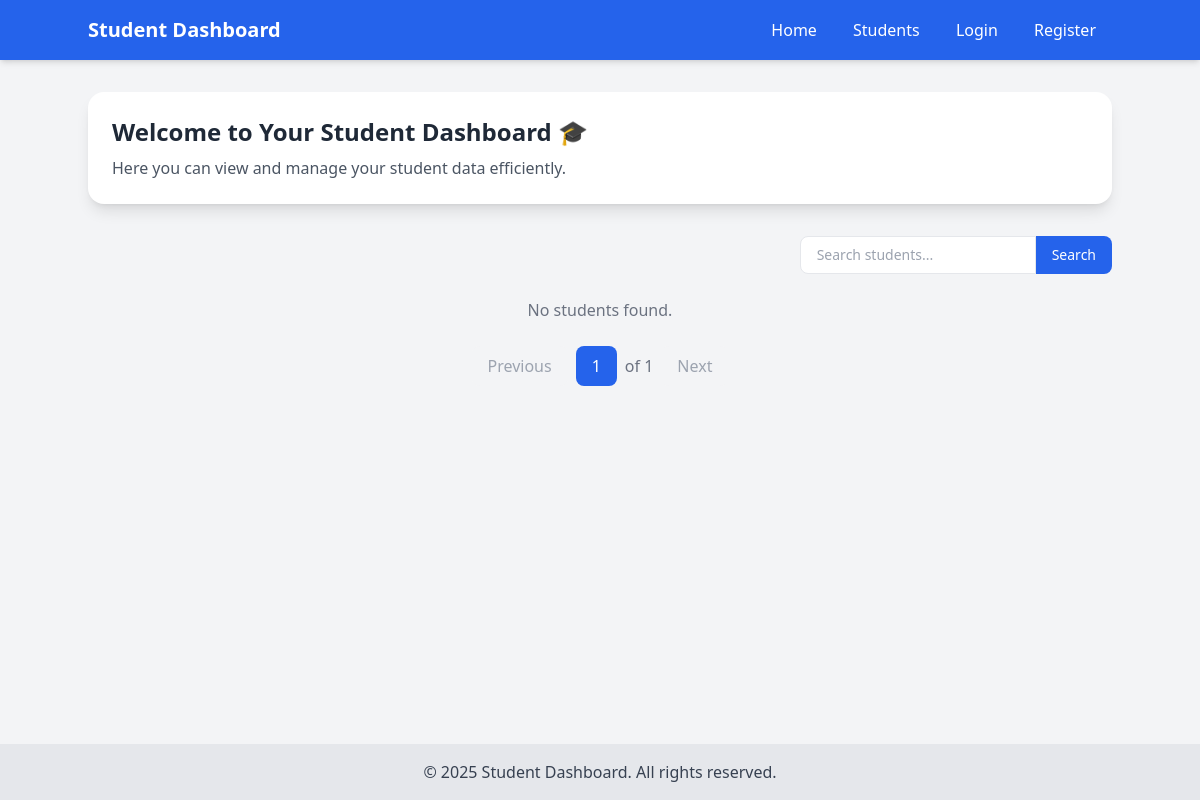
The app's page /students, older data.
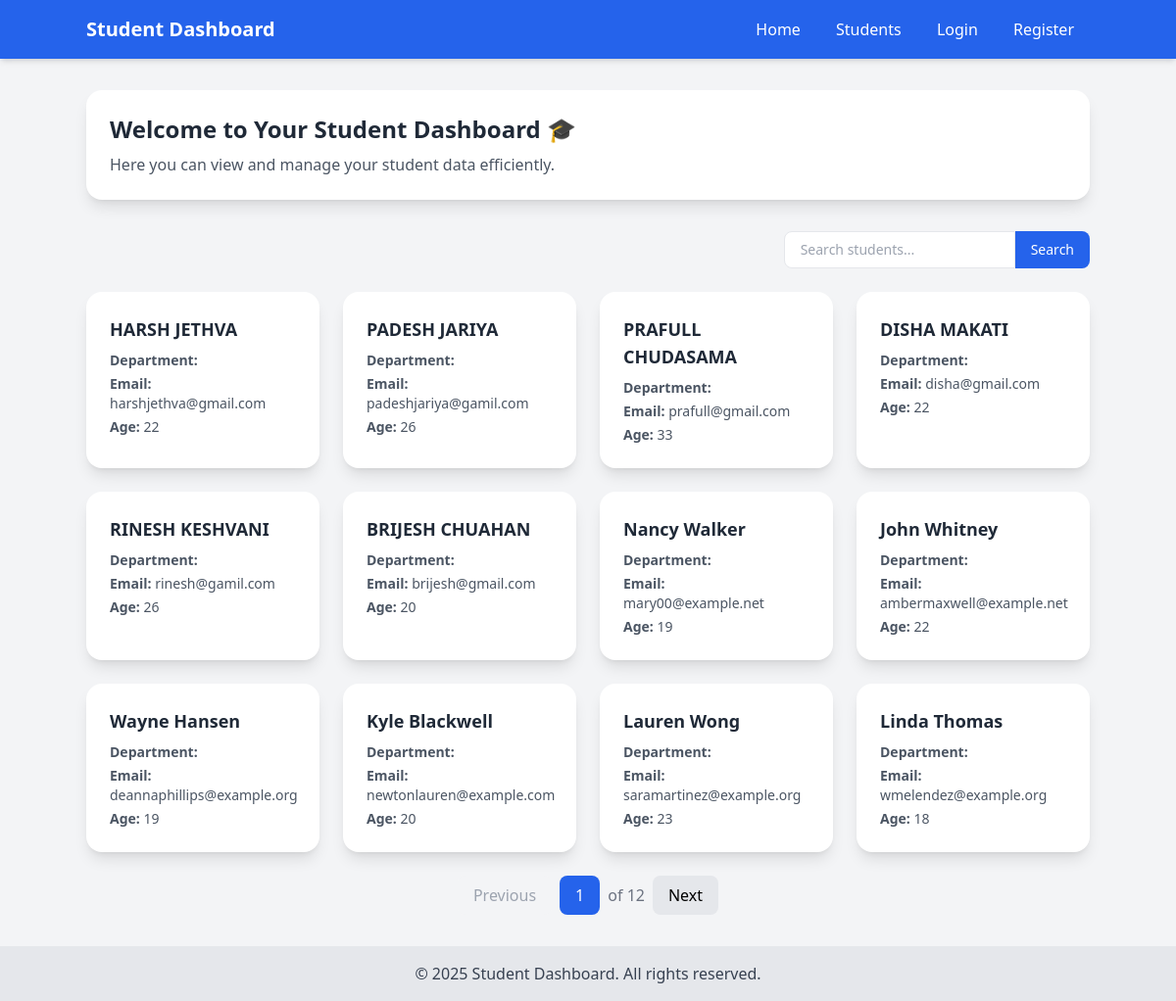
The same page, newer data.
### vege/models.py (models this page shows, shortened)
class Students(models.Model):
    student_id = models.OneToOneField(StudentId, on_delete=models.SET_NULL, null=True , blank=True )
    department = models.ForeignKey(Department, on_delete=models.SET_NULL, null=True , blank=True )
    student_name = models.CharField(max_length=100)
    student_age = models.IntegerField(default=18)
    student_email = models.EmailField(unique=True)
    student_address = models.TextField()
    class Meta:
        ordering = ['student_name']
        verbose_name = 'student'

### vege/views.py (the view)
# urls.py: path('students', get_students, name='students' ),
def get_students(request):
    students = Students.objects.all().order_by('id')
    if request.GET.get('search_text'):
        students = students.filter(
            Q(student_name__icontains=request.GET.get('search_text')) |
            Q(department__department__icontains=request.GET.get('search_text')),)
    paginator = Paginator(students, 12)  # Show 5 students per page
    page_number = request.GET.get('page')
    page_obj = paginator.get_page(page_number)
    context = {"page_obj": page_obj}
    return  render(request, 'students.html', context)

### vege/models.py (called while the page is built)
    def __str__(self):
        return self.student_id

### vege/templates/students.html (shortened to what this page needs)
<!DOCTYPE html>
<html lang="en">
<head>
    <script src="https://cdn.tailwindcss.com"></script>
</head>
<body class="bg-gray-100 font-sans flex flex-col min-h-screen">
    <nav class="bg-blue-600 text-white p-4 shadow-md">
        <div class="container mx-auto flex justify-between items-center">
            <h1 class="text-xl font-bold">Student Dashboard</h1>
            <div>
                <a href="{% url 'home' %}" class="px-4 py-2 hover:bg-blue-700 rounded">Home</a>
                <a href="{% url 'students' %}" class="px-4 py-2 hover:bg-blue-700 rounded">Students</a>
                {% if user.is_authenticated %}
                <a href="{% url 'profile' %}" class="px-4 py-2 hover:bg-blue-700 rounded">Profile</a>
                <a href="{% url 'logout' %}" class="px-4 py-2 hover:bg-blue-700 rounded">Logout</a>
                {% else %}
                <a href="{% url 'login' %}" class="px-4 py-2 hover:bg-blue-700 rounded">Login</a>
                <a href="{% url 'register' %}" class="px-4 py-2 hover:bg-blue-700 rounded">Register</a>
                {% endif %}
            </div>
        </div>
    </nav>
    <main class="flex-grow container mx-auto mt-8">
        <div class="bg-white rounded-2xl shadow-lg p-6 mb-8">
            <h2 class="text-2xl font-bold text-gray-800 mb-2">Welcome to Your Student Dashboard 🎓</h2>
            <p class="text-gray-600">Here you can view and manage your student data efficiently.</p>
        </div>
        <div class="flex justify-end mb-6">
            <form method="GET" action="" class="flex">
                <input type="text" name="search_text" placeholder="Search students..."
                       value="{{ search_text }}"
                       class="px-4 py-2 border rounded-l-lg focus:outline-none text-sm">
                <button type="submit"
                        class="px-4 py-2 bg-blue-600 text-white rounded-r-lg hover:bg-blue-700 transition text-sm">
                    Search
                </button>
            </form>
        </div>
        <div class="grid grid-cols-1 sm:grid-cols-2 md:grid-cols-3 lg:grid-cols-4 gap-6">
            {% for student in page_obj %}
            <a href="{% url 'student_details' student.student_id %}" class="bg-white rounded-2xl shadow-lg p-6 hover:shadow-xl transition transform hover:-translate-y-1">
                <h3 class="text-lg font-semibold text-gray-800 mb-2">{{ student.student_name }}</h3>
                <p class="text-gray-600 text-sm mb-1"><span class="font-semibold">Department:</span> {{ student.department.name }}</p>
                <p class="text-gray-600 text-sm mb-1"><span class="font-semibold">Email:</span> {{ student.student_email }}</p>
                <p class="text-gray-600 text-sm"><span class="font-semibold">Age:</span> {{ student.student_age }}</p>
            </a>
            {% empty %}
            <p class="col-span-full text-center text-gray-500">No students found.</p>
            {% endfor %}
        </div>
        <div class="flex justify-center items-center mt-6 space-x-2">
            {% if page_obj.has_previous %}
                <a href="?page={{ page_obj.previous_page_number }}" class="px-4 py-2 bg-gray-200 rounded-lg hover:bg-gray-300 transition">Previous</a>
            {% else %}
                <span class="px-4 py-2 bg-gray-100 text-gray-400 rounded-lg">Previous</span>
            {% endif %}
            <span class="px-4 py-2 bg-blue-600 text-white rounded-lg">{{ page_obj.number }}</span>
            <span class="text-gray-500">of {{ page_obj.paginator.num_pages }}</span>
            {% if page_obj.has_next %}
                <a href="?page={{ page_obj.next_page_number }}" class="px-4 py-2 bg-gray-200 rounded-lg hover:bg-gray-300 transition">Next</a>
            {% else %}
                <span class="px-4 py-2 bg-gray-100 text-gray-400 rounded-lg">Next</span>
            {% endif %}
        </div>
    </main>
    <footer class="bg-gray-200 text-gray-700 mt-8 py-4 text-center">
        &copy; 2025 Student Dashboard. All rights reserved.
    </footer>
</body>
</html>

Row changes from the older to the newer data that the page shows:
added Students: student_name "HARSH JETHVA", student_email "harshjethva@gmail.com", student_age "22"
added Students: student_name "PADESH JARIYA", student_email "padeshjariya@gamil.com", student_age "26"
added Students: student_name "PRAFULL CHUDASAMA", student_email "prafull@gmail.com", student_age "33"
added Students: student_name "DISHA MAKATI", student_email "disha@gmail.com", student_age "22"
added Students: student_name "RINESH KESHVANI", student_email "rinesh@gamil.com", student_age "26"
added Students: student_name "BRIJESH CHUAHAN", student_email "brijesh@gmail.com", student_age "20"
added Students: student_name "Nancy Walker", student_email "mary00@example.net", student_age "19"
added Students: student_name "John Whitney", student_email "ambermaxwell@example.net", student_age "22"
added Students: student_name "Wayne Hansen", student_email "deannaphillips@example.org", student_age "19"
added Students: student_name "Kyle Blackwell", student_email "newtonlauren@example.com", student_age "20"
added Students: student_name "Lauren Wong", student_email "saramartinez@example.org", student_age "23"
added Students: student_name "Linda Thomas", student_email "wmelendez@example.org", student_age "18"
Text that changed along with them:
{{ page_obj.paginator.num_pages }}: "1" → "12"
text no longer shown: "No students found."
